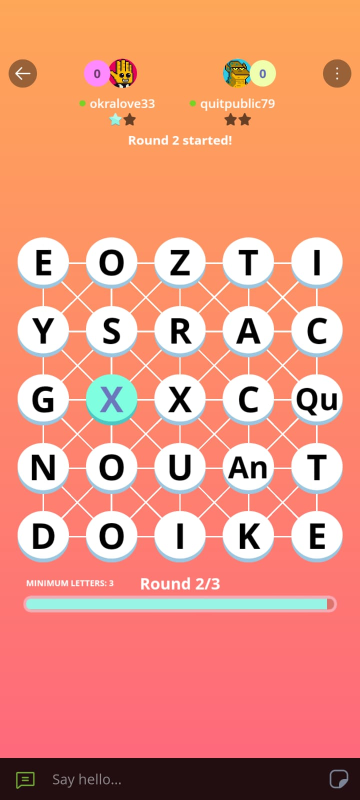
#> input picture new images/5.jpeg, 720 x 1600 px (shown at 1/2 size)
$ python dbg_board5.py
#> lines starting #> are read from the running program, lines starting #| are printed output that depends on the picture; after the words box and inside, x2 and y2 are one past the last pixel; in counts of white or black regions, pixels touching at a corner belong together
#> further down, img is the input picture: shape (1600, 720, 3); mean B, G, R 125.7, 148.2, 231.5
### autoplay_v2/board_detector.py
"""Auto-detect the Plato Crosswords board from a screenshot.

Uses HSV colour masking to find white/cyan tile circles, NMS to remove
duplicates, and K-means clustering to arrange them into a 4×4 or 5×5 grid.
"""
from __future__ import annotations

from pathlib import Path
from typing import List, Optional, Tuple

import cv2
import numpy as np

from autoplay_v2.models import DetectedBoard, DetectedTile

# HSV bounds for game tile circles.
_CYAN_LOWER = (70, 45, 75)
_CYAN_UPPER = (105, 255, 255)
_WHITE_LOWER = (0, 0, 170)
_WHITE_UPPER = (179, 80, 255)


def _find_candidate_circles(
    image_bgr: np.ndarray,
    debug_dir: Optional[Path] = None,
) -> List[Tuple[int, int, int]]:
    """Detect white and cyan circles that could be game tiles.

    Returns a list of (centre_x, centre_y, radius).
    """
    h, w = image_bgr.shape[:2]
    hsv = cv2.cvtColor(image_bgr, cv2.COLOR_BGR2HSV)
#> hsv: shape (1600, 720, 3); mean H, S, V 51.1, 121.6, 234.3

    white_mask = cv2.inRange(hsv, _WHITE_LOWER, _WHITE_UPPER)
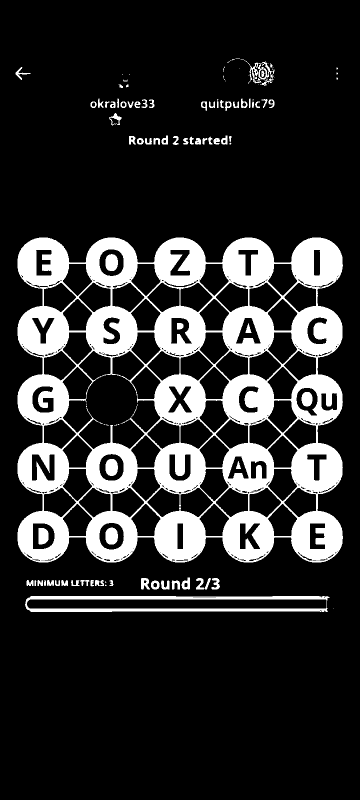
#> white_mask: shape (1600, 720) (shown at 1/2 size); 17.6% white; 121 white regions (45 under 20 px), largest, box (x1, y1, x2, y2) and area: (35, 475, 686, 1125) 183795, (50, 1192, 659, 1224) 7823, (211, 1055, 236, 1089) 711
    cyan_mask = cv2.inRange(hsv, _CYAN_LOWER, _CYAN_UPPER)
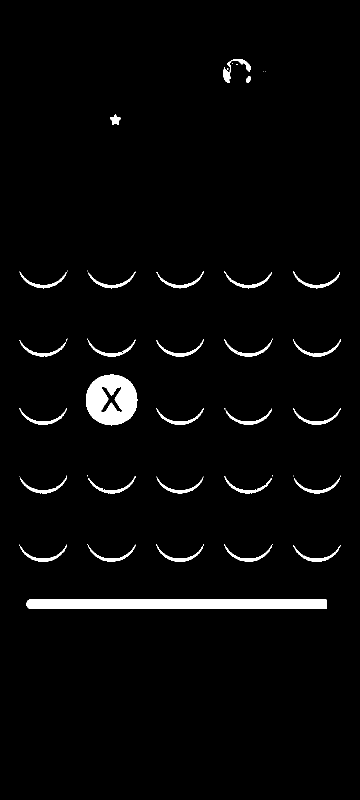
#> cyan_mask: shape (1600, 720) (shown at 1/2 size); 2.9% white; 46 white regions (16 under 20 px), largest, box (x1, y1, x2, y2) and area: (53, 1198, 654, 1218) 11977, (172, 748, 275, 851) 7428, (175, 677, 271, 714) 544
    mask = cv2.bitwise_or(white_mask, cyan_mask)
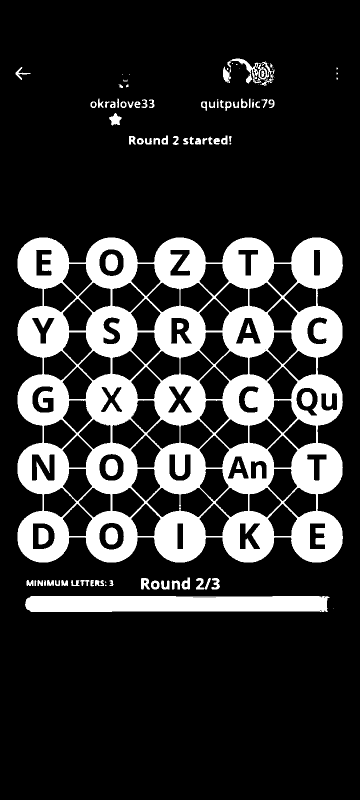
#> mask: shape (1600, 720) (shown at 1/2 size); 19.6% white; 103 white regions (28 under 20 px), largest, box (x1, y1, x2, y2) and area: (35, 475, 686, 1125) 194319, (50, 1192, 659, 1224) 18571, (446, 117, 523, 167) 1093

    kernel = cv2.getStructuringElement(cv2.MORPH_ELLIPSE, (5, 5))
    mask = cv2.morphologyEx(mask, cv2.MORPH_OPEN, kernel)
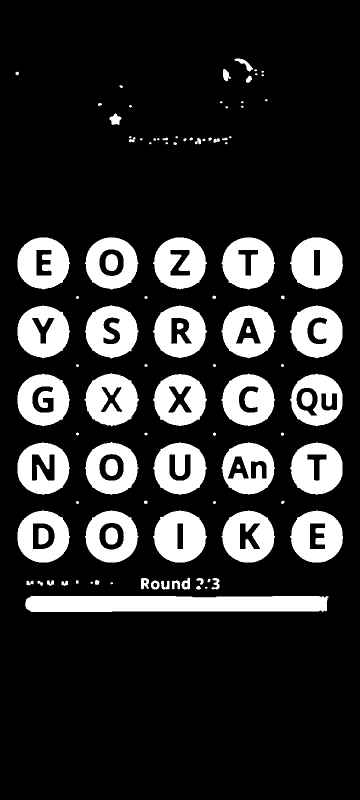
#> mask: shape (1600, 720) (shown at 1/2 size); 18.1% white; 104 white regions (20 under 20 px), largest, box (x1, y1, x2, y2) and area: (50, 1192, 657, 1224) 18488, (306, 1021, 414, 1125) 8036, (580, 475, 686, 579) 7922
    mask = cv2.morphologyEx(mask, cv2.MORPH_CLOSE, kernel)
#> mask: shape (1600, 720); 18.1% white; 96 white regions (16 under 20 px)

    if debug_dir is not None:
        debug_dir.mkdir(parents=True, exist_ok=True)
        cv2.imwrite(str(debug_dir / "01_hsv_mask.png"), mask)

    contours, _ = cv2.findContours(mask, cv2.RETR_EXTERNAL, cv2.CHAIN_APPROX_SIMPLE)
#> contours = 88 contours, 28 with area under 20; largest, box (x1, y1, x2, y2) and area: (50, 1192, 657, 1224) 17868, (169, 746, 278, 853) 8468, (170, 1021, 277, 1125) 8462, (170, 884, 277, 990) 8455, (443, 1021, 550, 1125) 8451
#> (the rest of the program and of its run is left out)
